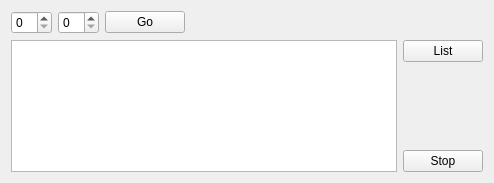
<?xml version="1.0" encoding="UTF-8"?>
<ui version="4.0">
 <class>subWidget</class>
 <widget class="QWidget" name="subWidget">
  <property name="geometry">
   <rect>
    <x>0</x>
    <y>0</y>
    <width>494</width>
    <height>183</height>
   </rect>
  </property>
  <property name="windowTitle">
   <string>Form</string>
  </property>
  <layout class="QVBoxLayout" name="verticalLayout">
   <item>
    <layout class="QHBoxLayout" name="horizontalLayout">
     <item>
      <widget class="QSpinBox" name="spinBox"/>
     </item>
     <item>
      <widget class="QSpinBox" name="spinBox_2"/>
     </item>
     <item>
      <widget class="QPushButton" name="pushButton">
       <property name="text">
        <string>Go</string>
       </property>
      </widget>
     </item>
     <item>
      <spacer name="horizontalSpacer">
       <property name="orientation">
        <enum>Qt::Horizontal</enum>
       </property>
       <property name="sizeHint" stdset="0">
        <size>
         <width>40</width>
         <height>20</height>
        </size>
       </property>
      </spacer>
     </item>
    </layout>
   </item>
   <item>
    <layout class="QGridLayout" name="gridLayout">
     <item row="0" column="0" rowspan="3">
      <widget class="QTextEdit" name="textEdit"/>
     </item>
     <item row="0" column="1">
      <widget class="QPushButton" name="pushButton_2">
       <property name="text">
        <string>List</string>
       </property>
      </widget>
     </item>
     <item row="1" column="1">
      <spacer name="verticalSpacer">
       <property name="orientation">
        <enum>Qt::Vertical</enum>
       </property>
       <property name="sizeHint" stdset="0">
        <size>
         <width>20</width>
         <height>40</height>
        </size>
       </property>
      </spacer>
     </item>
     <item row="2" column="1">
      <widget class="QPushButton" name="pushButton_3">
       <property name="text">
        <string>Stop</string>
       </property>
      </widget>
     </item>
    </layout>
   </item>
  </layout>
 </widget>
 <resources/>
 <connections/>
</ui>
